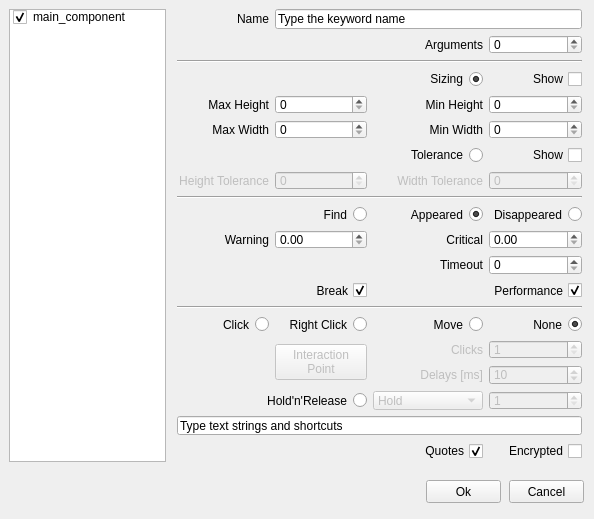
<?xml version="1.0" encoding="UTF-8"?>
<ui version="4.0">
 <class>Form</class>
 <widget class="QWidget" name="Form">
  <property name="geometry">
   <rect>
    <x>0</x>
    <y>0</y>
    <width>594</width>
    <height>519</height>
   </rect>
  </property>
  <property name="windowTitle">
   <string>Alyvix - Rect Finder</string>
  </property>
  <widget class="QPushButton" name="pushButtonCancel">
   <property name="geometry">
    <rect>
     <x>509</x>
     <y>480</y>
     <width>75</width>
     <height>23</height>
    </rect>
   </property>
   <property name="text">
    <string>Cancel</string>
   </property>
  </widget>
  <widget class="QPushButton" name="pushButtonOk">
   <property name="geometry">
    <rect>
     <x>426</x>
     <y>480</y>
     <width>75</width>
     <height>23</height>
    </rect>
   </property>
   <property name="text">
    <string>Ok</string>
   </property>
  </widget>
  <widget class="QListWidget" name="listWidgetBlocks">
   <property name="geometry">
    <rect>
     <x>507</x>
     <y>1331</y>
     <width>81</width>
     <height>321</height>
    </rect>
   </property>
  </widget>
  <widget class="QPushButton" name="pushButtonRemoveBlock">
   <property name="geometry">
    <rect>
     <x>403</x>
     <y>1660</y>
     <width>91</width>
     <height>23</height>
    </rect>
   </property>
   <property name="text">
    <string>Remove Block</string>
   </property>
  </widget>
  <widget class="QSpinBox" name="spinBoxLine">
   <property name="geometry">
    <rect>
     <x>193</x>
     <y>1660</y>
     <width>121</width>
     <height>22</height>
    </rect>
   </property>
   <property name="minimum">
    <number>1</number>
   </property>
   <property name="maximum">
    <number>99999</number>
   </property>
  </widget>
  <widget class="QPushButton" name="pushButtonAddBlock">
   <property name="geometry">
    <rect>
     <x>323</x>
     <y>1660</y>
     <width>71</width>
     <height>23</height>
    </rect>
   </property>
   <property name="text">
    <string>Add Block</string>
   </property>
  </widget>
  <widget class="QLabel" name="label_line">
   <property name="geometry">
    <rect>
     <x>123</x>
     <y>1660</y>
     <width>61</width>
     <height>21</height>
    </rect>
   </property>
   <property name="text">
    <string>Begin Line</string>
   </property>
   <property name="alignment">
    <set>Qt::AlignRight|Qt::AlignTrailing|Qt::AlignVCenter</set>
   </property>
  </widget>
  <widget class="QTextEdit" name="textEditCustomLines">
   <property name="geometry">
    <rect>
     <x>21</x>
     <y>1331</y>
     <width>476</width>
     <height>321</height>
    </rect>
   </property>
   <property name="tabStopWidth">
    <number>80</number>
   </property>
   <property name="acceptRichText">
    <bool>false</bool>
   </property>
  </widget>
  <widget class="QWidget" name="widget" native="true">
   <property name="geometry">
    <rect>
     <x>173</x>
     <y>9</y>
     <width>413</width>
     <height>463</height>
    </rect>
   </property>
   <widget class="QWidget" name="gridLayoutWidget">
    <property name="geometry">
     <rect>
      <x>4</x>
      <y>0</y>
      <width>405</width>
      <height>453</height>
     </rect>
    </property>
    <layout class="QGridLayout" name="gridLayout">
     <item row="13" column="2" colspan="2">
      <widget class="QCheckBox" name="checkBoxEnablePerformance">
       <property name="layoutDirection">
        <enum>Qt::RightToLeft</enum>
       </property>
       <property name="text">
        <string>Performance</string>
       </property>
       <property name="checked">
        <bool>true</bool>
       </property>
      </widget>
     </item>
     <item row="18" column="2">
      <widget class="QComboBox" name="holdreleaseComboBox">
       <property name="enabled">
        <bool>false</bool>
       </property>
       <item>
        <property name="text">
         <string>Hold</string>
        </property>
       </item>
       <item>
        <property name="text">
         <string>Release</string>
        </property>
       </item>
       <item>
        <property name="text">
         <string>Release Up</string>
        </property>
       </item>
       <item>
        <property name="text">
         <string>Release Down</string>
        </property>
       </item>
       <item>
        <property name="text">
         <string>Release Left</string>
        </property>
       </item>
       <item>
        <property name="text">
         <string>Release Right</string>
        </property>
       </item>
      </widget>
     </item>
     <item row="10" column="1">
      <widget class="QRadioButton" name="find_radio">
       <property name="layoutDirection">
        <enum>Qt::RightToLeft</enum>
       </property>
       <property name="text">
        <string>Find</string>
       </property>
       <attribute name="buttonGroup">
        <string notr="true">buttonGroup_3</string>
       </attribute>
      </widget>
     </item>
     <item row="11" column="1">
      <widget class="QDoubleSpinBox" name="doubleSpinBoxWarning">
       <property name="maximum">
        <double>9999.989999999999782</double>
       </property>
       <property name="singleStep">
        <double>0.050000000000000</double>
       </property>
      </widget>
     </item>
     <item row="12" column="3">
      <widget class="QSpinBox" name="timeout_spinbox">
       <property name="maximum">
        <number>999999</number>
       </property>
      </widget>
     </item>
     <item row="12" column="2">
      <widget class="QLabel" name="timeout_label">
       <property name="text">
        <string>Timeout</string>
       </property>
       <property name="alignment">
        <set>Qt::AlignRight|Qt::AlignTrailing|Qt::AlignVCenter</set>
       </property>
      </widget>
     </item>
     <item row="11" column="0">
      <widget class="QLabel" name="labelWarning">
       <property name="text">
        <string>Warning</string>
       </property>
       <property name="alignment">
        <set>Qt::AlignRight|Qt::AlignTrailing|Qt::AlignVCenter</set>
       </property>
      </widget>
     </item>
     <item row="10" column="3">
      <widget class="QRadioButton" name="wait_disapp_radio">
       <property name="layoutDirection">
        <enum>Qt::RightToLeft</enum>
       </property>
       <property name="text">
        <string>Disappeared</string>
       </property>
       <property name="checked">
        <bool>false</bool>
       </property>
       <attribute name="buttonGroup">
        <string notr="true">buttonGroup_3</string>
       </attribute>
      </widget>
     </item>
     <item row="10" column="2">
      <widget class="QRadioButton" name="wait_radio">
       <property name="layoutDirection">
        <enum>Qt::RightToLeft</enum>
       </property>
       <property name="text">
        <string>Appeared</string>
       </property>
       <property name="checked">
        <bool>true</bool>
       </property>
       <attribute name="buttonGroup">
        <string notr="true">buttonGroup_3</string>
       </attribute>
      </widget>
     </item>
     <item row="11" column="3">
      <widget class="QDoubleSpinBox" name="doubleSpinBoxCritical">
       <property name="maximum">
        <double>9999.989999999999782</double>
       </property>
       <property name="singleStep">
        <double>0.050000000000000</double>
       </property>
      </widget>
     </item>
     <item row="11" column="2">
      <widget class="QLabel" name="labelCritical">
       <property name="text">
        <string>Critical</string>
       </property>
       <property name="alignment">
        <set>Qt::AlignRight|Qt::AlignTrailing|Qt::AlignVCenter</set>
       </property>
      </widget>
     </item>
     <item row="13" column="0" colspan="2">
      <widget class="QCheckBox" name="timeout_exception">
       <property name="layoutDirection">
        <enum>Qt::RightToLeft</enum>
       </property>
       <property name="text">
        <string>Break</string>
       </property>
       <property name="checked">
        <bool>true</bool>
       </property>
      </widget>
     </item>
     <item row="17" column="3">
      <widget class="QSpinBox" name="clickdelay_spinbox">
       <property name="enabled">
        <bool>false</bool>
       </property>
       <property name="minimum">
        <number>1</number>
       </property>
       <property name="maximum">
        <number>60000</number>
       </property>
       <property name="value">
        <number>10</number>
       </property>
      </widget>
     </item>
     <item row="8" column="3">
      <widget class="QSpinBox" name="width_tolerance_spinbox">
       <property name="enabled">
        <bool>false</bool>
       </property>
       <property name="maximum">
        <number>999</number>
       </property>
      </widget>
     </item>
     <item row="15" column="0">
      <widget class="QRadioButton" name="clickRadio">
       <property name="layoutDirection">
        <enum>Qt::RightToLeft</enum>
       </property>
       <property name="text">
        <string>Click</string>
       </property>
       <property name="checked">
        <bool>false</bool>
       </property>
       <attribute name="buttonGroup">
        <string notr="true">buttonGroup_2</string>
       </attribute>
      </widget>
     </item>
     <item row="20" column="0" colspan="4">
      <widget class="QLineEdit" name="inserttext">
       <property name="text">
        <string>Type text strings and shortcuts</string>
       </property>
      </widget>
     </item>
     <item row="8" column="1">
      <widget class="QSpinBox" name="height_tolerance_spinbox">
       <property name="enabled">
        <bool>false</bool>
       </property>
       <property name="maximum">
        <number>999</number>
       </property>
      </widget>
     </item>
     <item row="3" column="0" colspan="4">
      <widget class="Line" name="line_3">
       <property name="orientation">
        <enum>Qt::Horizontal</enum>
       </property>
      </widget>
     </item>
     <item row="1" column="3">
      <widget class="QSpinBox" name="spinBoxArgs"/>
     </item>
     <item row="1" column="2">
      <widget class="QLabel" name="labelArgs">
       <property name="text">
        <string>Arguments</string>
       </property>
       <property name="alignment">
        <set>Qt::AlignRight|Qt::AlignTrailing|Qt::AlignVCenter</set>
       </property>
      </widget>
     </item>
     <item row="14" column="0" colspan="4">
      <widget class="Line" name="line_10">
       <property name="orientation">
        <enum>Qt::Horizontal</enum>
       </property>
      </widget>
     </item>
     <item row="8" column="0">
      <widget class="QLabel" name="height_tolerance_label">
       <property name="enabled">
        <bool>false</bool>
       </property>
       <property name="text">
        <string>Height Tolerance</string>
       </property>
       <property name="alignment">
        <set>Qt::AlignRight|Qt::AlignTrailing|Qt::AlignVCenter</set>
       </property>
      </widget>
     </item>
     <item row="9" column="0" colspan="4">
      <widget class="Line" name="line_8">
       <property name="orientation">
        <enum>Qt::Horizontal</enum>
       </property>
      </widget>
     </item>
     <item row="21" column="2">
      <widget class="QCheckBox" name="add_quotes">
       <property name="layoutDirection">
        <enum>Qt::RightToLeft</enum>
       </property>
       <property name="text">
        <string>Quotes</string>
       </property>
       <property name="checked">
        <bool>true</bool>
       </property>
      </widget>
     </item>
     <item row="18" column="3">
      <widget class="QSpinBox" name="holdreleaseSpinBox">
       <property name="enabled">
        <bool>false</bool>
       </property>
       <property name="minimum">
        <number>1</number>
       </property>
       <property name="maximum">
        <number>9999</number>
       </property>
      </widget>
     </item>
     <item row="18" column="0" colspan="2">
      <widget class="QRadioButton" name="holdreleaseRadio">
       <property name="layoutDirection">
        <enum>Qt::RightToLeft</enum>
       </property>
       <property name="text">
        <string>Hold'n'Release</string>
       </property>
       <attribute name="buttonGroup">
        <string notr="true">buttonGroup_2</string>
       </attribute>
      </widget>
     </item>
     <item row="16" column="3">
      <widget class="QSpinBox" name="clicknumber_spinbox">
       <property name="enabled">
        <bool>false</bool>
       </property>
       <property name="minimum">
        <number>1</number>
       </property>
      </widget>
     </item>
     <item row="15" column="3">
      <widget class="QRadioButton" name="dontclickRadio">
       <property name="layoutDirection">
        <enum>Qt::RightToLeft</enum>
       </property>
       <property name="text">
        <string>None</string>
       </property>
       <property name="checked">
        <bool>true</bool>
       </property>
       <attribute name="buttonGroup">
        <string notr="true">buttonGroup_2</string>
       </attribute>
      </widget>
     </item>
     <item row="21" column="3">
      <widget class="QCheckBox" name="text_encrypted">
       <property name="layoutDirection">
        <enum>Qt::RightToLeft</enum>
       </property>
       <property name="text">
        <string>Encrypted</string>
       </property>
       <property name="checked">
        <bool>false</bool>
       </property>
      </widget>
     </item>
     <item row="15" column="2">
      <widget class="QRadioButton" name="movemouseRadio">
       <property name="layoutDirection">
        <enum>Qt::RightToLeft</enum>
       </property>
       <property name="text">
        <string>Move</string>
       </property>
       <property name="checked">
        <bool>false</bool>
       </property>
       <attribute name="buttonGroup">
        <string notr="true">buttonGroup_2</string>
       </attribute>
      </widget>
     </item>
     <item row="16" column="2">
      <widget class="QLabel" name="labelClickNumber">
       <property name="enabled">
        <bool>false</bool>
       </property>
       <property name="text">
        <string>Clicks</string>
       </property>
       <property name="alignment">
        <set>Qt::AlignRight|Qt::AlignTrailing|Qt::AlignVCenter</set>
       </property>
      </widget>
     </item>
     <item row="15" column="1">
      <widget class="QRadioButton" name="rightclickRadio">
       <property name="layoutDirection">
        <enum>Qt::RightToLeft</enum>
       </property>
       <property name="text">
        <string>Right Click</string>
       </property>
       <attribute name="buttonGroup">
        <string notr="true">buttonGroup_2</string>
       </attribute>
      </widget>
     </item>
     <item row="4" column="3">
      <widget class="QCheckBox" name="show_min_max">
       <property name="layoutDirection">
        <enum>Qt::RightToLeft</enum>
       </property>
       <property name="text">
        <string>Show</string>
       </property>
      </widget>
     </item>
     <item row="16" column="1" rowspan="2">
      <widget class="QPushButton" name="pushButtonXYoffset">
       <property name="enabled">
        <bool>false</bool>
       </property>
       <property name="text">
        <string>Interaction
Point</string>
       </property>
      </widget>
     </item>
     <item row="17" column="2">
      <widget class="QLabel" name="labelClickDelay">
       <property name="enabled">
        <bool>false</bool>
       </property>
       <property name="text">
        <string>Delays [ms]</string>
       </property>
       <property name="alignment">
        <set>Qt::AlignRight|Qt::AlignTrailing|Qt::AlignVCenter</set>
       </property>
      </widget>
     </item>
     <item row="8" column="2">
      <widget class="QLabel" name="width_tolerance_label">
       <property name="enabled">
        <bool>false</bool>
       </property>
       <property name="text">
        <string>Width Tolerance</string>
       </property>
       <property name="alignment">
        <set>Qt::AlignRight|Qt::AlignTrailing|Qt::AlignVCenter</set>
       </property>
      </widget>
     </item>
     <item row="6" column="0">
      <widget class="QLabel" name="max_width_label">
       <property name="text">
        <string>Max Width</string>
       </property>
       <property name="alignment">
        <set>Qt::AlignRight|Qt::AlignTrailing|Qt::AlignVCenter</set>
       </property>
      </widget>
     </item>
     <item row="5" column="1">
      <widget class="QSpinBox" name="max_height_spinbox">
       <property name="maximum">
        <number>9999</number>
       </property>
      </widget>
     </item>
     <item row="5" column="0">
      <widget class="QLabel" name="max_height_label">
       <property name="text">
        <string>Max Height</string>
       </property>
       <property name="alignment">
        <set>Qt::AlignRight|Qt::AlignTrailing|Qt::AlignVCenter</set>
       </property>
      </widget>
     </item>
     <item row="6" column="1">
      <widget class="QSpinBox" name="max_width_spinbox">
       <property name="maximum">
        <number>9999</number>
       </property>
      </widget>
     </item>
     <item row="4" column="2">
      <widget class="QRadioButton" name="use_min_max">
       <property name="layoutDirection">
        <enum>Qt::RightToLeft</enum>
       </property>
       <property name="text">
        <string>Sizing</string>
       </property>
       <property name="checked">
        <bool>true</bool>
       </property>
       <attribute name="buttonGroup">
        <string notr="true">buttonGroup</string>
       </attribute>
      </widget>
     </item>
     <item row="5" column="2">
      <widget class="QLabel" name="min_height_label">
       <property name="text">
        <string>Min Height</string>
       </property>
       <property name="alignment">
        <set>Qt::AlignRight|Qt::AlignTrailing|Qt::AlignVCenter</set>
       </property>
      </widget>
     </item>
     <item row="5" column="3">
      <widget class="QSpinBox" name="min_height_spinbox">
       <property name="maximum">
        <number>9999</number>
       </property>
      </widget>
     </item>
     <item row="6" column="3">
      <widget class="QSpinBox" name="min_width_spinbox">
       <property name="maximum">
        <number>9999</number>
       </property>
      </widget>
     </item>
     <item row="6" column="2">
      <widget class="QLabel" name="min_width_label">
       <property name="text">
        <string>Min Width</string>
       </property>
       <property name="alignment">
        <set>Qt::AlignRight|Qt::AlignTrailing|Qt::AlignVCenter</set>
       </property>
      </widget>
     </item>
     <item row="7" column="2">
      <widget class="QRadioButton" name="use_tolerance">
       <property name="layoutDirection">
        <enum>Qt::RightToLeft</enum>
       </property>
       <property name="text">
        <string>Tolerance</string>
       </property>
       <attribute name="buttonGroup">
        <string notr="true">buttonGroup</string>
       </attribute>
      </widget>
     </item>
     <item row="7" column="3">
      <widget class="QCheckBox" name="show_tolerance">
       <property name="layoutDirection">
        <enum>Qt::RightToLeft</enum>
       </property>
       <property name="text">
        <string>Show</string>
       </property>
      </widget>
     </item>
     <item row="0" column="1" colspan="3">
      <widget class="QLineEdit" name="namelineedit">
       <property name="text">
        <string>Type the keyword name</string>
       </property>
      </widget>
     </item>
     <item row="0" column="0">
      <widget class="QLabel" name="labelName">
       <property name="layoutDirection">
        <enum>Qt::LeftToRight</enum>
       </property>
       <property name="text">
        <string>Name</string>
       </property>
       <property name="alignment">
        <set>Qt::AlignRight|Qt::AlignTrailing|Qt::AlignVCenter</set>
       </property>
      </widget>
     </item>
    </layout>
   </widget>
  </widget>
  <widget class="QListWidget" name="listWidget">
   <property name="geometry">
    <rect>
     <x>9</x>
     <y>9</y>
     <width>157</width>
     <height>453</height>
    </rect>
   </property>
   <property name="selectionMode">
    <enum>QAbstractItemView::SingleSelection</enum>
   </property>
   <item>
    <property name="text">
     <string>main_component</string>
    </property>
    <property name="checkState">
     <enum>Checked</enum>
    </property>
   </item>
  </widget>
  <widget class="QWidget" name="widget_2" native="true">
   <property name="geometry">
    <rect>
     <x>181</x>
     <y>578</y>
     <width>414</width>
     <height>366</height>
    </rect>
   </property>
   <widget class="QWidget" name="gridLayoutWidget_2">
    <property name="geometry">
     <rect>
      <x>4</x>
      <y>0</y>
      <width>408</width>
      <height>356</height>
     </rect>
    </property>
    <layout class="QGridLayout" name="gridLayout_2">
     <item row="5" column="2">
      <widget class="QLabel" name="width_tolerance_label_2">
       <property name="enabled">
        <bool>false</bool>
       </property>
       <property name="text">
        <string>Width Tolerance</string>
       </property>
       <property name="alignment">
        <set>Qt::AlignRight|Qt::AlignTrailing|Qt::AlignVCenter</set>
       </property>
      </widget>
     </item>
     <item row="10" column="0" colspan="2">
      <widget class="QRadioButton" name="holdreleaseRadio_2">
       <property name="layoutDirection">
        <enum>Qt::RightToLeft</enum>
       </property>
       <property name="text">
        <string>Hold'n'Release</string>
       </property>
       <attribute name="buttonGroup">
        <string notr="true">buttonGroup_5</string>
       </attribute>
      </widget>
     </item>
     <item row="6" column="0" colspan="4">
      <widget class="Line" name="line_6">
       <property name="orientation">
        <enum>Qt::Horizontal</enum>
       </property>
      </widget>
     </item>
     <item row="11" column="0" colspan="4">
      <widget class="QLineEdit" name="inserttext_2">
       <property name="text">
        <string>Type text strings and shortcuts</string>
       </property>
      </widget>
     </item>
     <item row="0" column="0" colspan="4">
      <widget class="Line" name="line_7">
       <property name="orientation">
        <enum>Qt::Horizontal</enum>
       </property>
      </widget>
     </item>
     <item row="9" column="3">
      <widget class="QSpinBox" name="clickdelay_spinbox_2">
       <property name="enabled">
        <bool>false</bool>
       </property>
       <property name="minimum">
        <number>1</number>
       </property>
       <property name="maximum">
        <number>60000</number>
       </property>
       <property name="value">
        <number>10</number>
       </property>
      </widget>
     </item>
     <item row="10" column="2">
      <widget class="QComboBox" name="holdreleaseComboBox_2">
       <property name="enabled">
        <bool>false</bool>
       </property>
       <item>
        <property name="text">
         <string>Hold</string>
        </property>
       </item>
       <item>
        <property name="text">
         <string>Release</string>
        </property>
       </item>
       <item>
        <property name="text">
         <string>Release Up</string>
        </property>
       </item>
       <item>
        <property name="text">
         <string>Release Down</string>
        </property>
       </item>
       <item>
        <property name="text">
         <string>Release Left</string>
        </property>
       </item>
       <item>
        <property name="text">
         <string>Release Right</string>
        </property>
       </item>
      </widget>
     </item>
     <item row="1" column="3">
      <widget class="QCheckBox" name="show_min_max_2">
       <property name="layoutDirection">
        <enum>Qt::RightToLeft</enum>
       </property>
       <property name="text">
        <string>Show</string>
       </property>
      </widget>
     </item>
     <item row="10" column="3">
      <widget class="QSpinBox" name="holdreleaseSpinBox_2">
       <property name="enabled">
        <bool>false</bool>
       </property>
       <property name="minimum">
        <number>1</number>
       </property>
       <property name="maximum">
        <number>9999</number>
       </property>
      </widget>
     </item>
     <item row="5" column="1">
      <widget class="QSpinBox" name="height_tolerance_spinbox_2">
       <property name="enabled">
        <bool>false</bool>
       </property>
       <property name="maximum">
        <number>999</number>
       </property>
      </widget>
     </item>
     <item row="2" column="1">
      <widget class="QSpinBox" name="max_height_spinbox_2">
       <property name="maximum">
        <number>9999</number>
       </property>
      </widget>
     </item>
     <item row="5" column="0">
      <widget class="QLabel" name="height_tolerance_label_2">
       <property name="enabled">
        <bool>false</bool>
       </property>
       <property name="text">
        <string>Height Tolerance</string>
       </property>
       <property name="alignment">
        <set>Qt::AlignRight|Qt::AlignTrailing|Qt::AlignVCenter</set>
       </property>
      </widget>
     </item>
     <item row="12" column="3">
      <widget class="QCheckBox" name="text_encrypted_2">
       <property name="layoutDirection">
        <enum>Qt::RightToLeft</enum>
       </property>
       <property name="text">
        <string>Encrypted</string>
       </property>
       <property name="checked">
        <bool>false</bool>
       </property>
      </widget>
     </item>
     <item row="7" column="3">
      <widget class="QRadioButton" name="dontclickRadio_2">
       <property name="layoutDirection">
        <enum>Qt::RightToLeft</enum>
       </property>
       <property name="text">
        <string>None</string>
       </property>
       <property name="checked">
        <bool>true</bool>
       </property>
       <attribute name="buttonGroup">
        <string notr="true">buttonGroup_5</string>
       </attribute>
      </widget>
     </item>
     <item row="3" column="2">
      <widget class="QLabel" name="min_width_label_2">
       <property name="text">
        <string>Min Width</string>
       </property>
       <property name="alignment">
        <set>Qt::AlignRight|Qt::AlignTrailing|Qt::AlignVCenter</set>
       </property>
      </widget>
     </item>
     <item row="3" column="1">
      <widget class="QSpinBox" name="max_width_spinbox_2">
       <property name="maximum">
        <number>9999</number>
       </property>
      </widget>
     </item>
     <item row="7" column="0">
      <widget class="QRadioButton" name="clickRadio_2">
       <property name="layoutDirection">
        <enum>Qt::RightToLeft</enum>
       </property>
       <property name="text">
        <string>Click</string>
       </property>
       <property name="checked">
        <bool>false</bool>
       </property>
       <attribute name="buttonGroup">
        <string notr="true">buttonGroup_5</string>
       </attribute>
      </widget>
     </item>
     <item row="5" column="3">
      <widget class="QSpinBox" name="width_tolerance_spinbox_2">
       <property name="enabled">
        <bool>false</bool>
       </property>
       <property name="maximum">
        <number>999</number>
       </property>
      </widget>
     </item>
     <item row="12" column="2">
      <widget class="QCheckBox" name="add_quotes_2">
       <property name="layoutDirection">
        <enum>Qt::RightToLeft</enum>
       </property>
       <property name="text">
        <string>Quotes</string>
       </property>
       <property name="checked">
        <bool>true</bool>
       </property>
      </widget>
     </item>
     <item row="3" column="0">
      <widget class="QLabel" name="max_width_label_2">
       <property name="text">
        <string>Max Width</string>
       </property>
       <property name="alignment">
        <set>Qt::AlignRight|Qt::AlignTrailing|Qt::AlignVCenter</set>
       </property>
      </widget>
     </item>
     <item row="9" column="2">
      <widget class="QLabel" name="labelClickDelay_2">
       <property name="enabled">
        <bool>false</bool>
       </property>
       <property name="text">
        <string>Delays [ms]</string>
       </property>
       <property name="alignment">
        <set>Qt::AlignRight|Qt::AlignTrailing|Qt::AlignVCenter</set>
       </property>
      </widget>
     </item>
     <item row="8" column="2">
      <widget class="QLabel" name="labelClickNumber_2">
       <property name="enabled">
        <bool>false</bool>
       </property>
       <property name="text">
        <string>Clicks</string>
       </property>
       <property name="alignment">
        <set>Qt::AlignRight|Qt::AlignTrailing|Qt::AlignVCenter</set>
       </property>
      </widget>
     </item>
     <item row="2" column="0">
      <widget class="QLabel" name="max_height_label_2">
       <property name="text">
        <string>Max Height</string>
       </property>
       <property name="alignment">
        <set>Qt::AlignRight|Qt::AlignTrailing|Qt::AlignVCenter</set>
       </property>
      </widget>
     </item>
     <item row="8" column="1" rowspan="2">
      <widget class="QPushButton" name="pushButtonXYoffset_2">
       <property name="enabled">
        <bool>false</bool>
       </property>
       <property name="text">
        <string>Interaction
Point</string>
       </property>
      </widget>
     </item>
     <item row="1" column="2">
      <widget class="QRadioButton" name="use_min_max_2">
       <property name="layoutDirection">
        <enum>Qt::RightToLeft</enum>
       </property>
       <property name="text">
        <string>Sizing</string>
       </property>
       <property name="checked">
        <bool>true</bool>
       </property>
       <attribute name="buttonGroup">
        <string notr="true">buttonGroup_4</string>
       </attribute>
      </widget>
     </item>
     <item row="4" column="3">
      <widget class="QCheckBox" name="show_tolerance_2">
       <property name="layoutDirection">
        <enum>Qt::RightToLeft</enum>
       </property>
       <property name="text">
        <string>Show</string>
       </property>
      </widget>
     </item>
     <item row="3" column="3">
      <widget class="QSpinBox" name="min_width_spinbox_2">
       <property name="maximum">
        <number>9999</number>
       </property>
      </widget>
     </item>
     <item row="7" column="1">
      <widget class="QRadioButton" name="rightclickRadio_2">
       <property name="layoutDirection">
        <enum>Qt::RightToLeft</enum>
       </property>
       <property name="text">
        <string>Right Click</string>
       </property>
       <attribute name="buttonGroup">
        <string notr="true">buttonGroup_5</string>
       </attribute>
      </widget>
     </item>
     <item row="4" column="2">
      <widget class="QRadioButton" name="use_tolerance_2">
       <property name="layoutDirection">
        <enum>Qt::RightToLeft</enum>
       </property>
       <property name="text">
        <string>Tolerance</string>
       </property>
       <attribute name="buttonGroup">
        <string notr="true">buttonGroup_4</string>
       </attribute>
      </widget>
     </item>
     <item row="7" column="2">
      <widget class="QRadioButton" name="movemouseRadio_2">
       <property name="layoutDirection">
        <enum>Qt::RightToLeft</enum>
       </property>
       <property name="text">
        <string>Move</string>
       </property>
       <property name="checked">
        <bool>false</bool>
       </property>
       <attribute name="buttonGroup">
        <string notr="true">buttonGroup_5</string>
       </attribute>
      </widget>
     </item>
     <item row="2" column="2">
      <widget class="QLabel" name="min_height_label_2">
       <property name="text">
        <string>Min Height</string>
       </property>
       <property name="alignment">
        <set>Qt::AlignRight|Qt::AlignTrailing|Qt::AlignVCenter</set>
       </property>
      </widget>
     </item>
     <item row="8" column="3">
      <widget class="QSpinBox" name="clicknumber_spinbox_2">
       <property name="enabled">
        <bool>false</bool>
       </property>
       <property name="minimum">
        <number>1</number>
       </property>
      </widget>
     </item>
     <item row="2" column="3">
      <widget class="QSpinBox" name="min_height_spinbox_2">
       <property name="maximum">
        <number>9999</number>
       </property>
      </widget>
     </item>
    </layout>
   </widget>
  </widget>
  <widget class="QLabel" name="roi_x_label">
   <property name="geometry">
    <rect>
     <x>103</x>
     <y>1257</y>
     <width>94</width>
     <height>20</height>
    </rect>
   </property>
   <property name="text">
    <string>Roi X</string>
   </property>
   <property name="alignment">
    <set>Qt::AlignRight|Qt::AlignTrailing|Qt::AlignVCenter</set>
   </property>
  </widget>
  <widget class="QLabel" name="roi_y_label">
   <property name="geometry">
    <rect>
     <x>303</x>
     <y>1257</y>
     <width>94</width>
     <height>20</height>
    </rect>
   </property>
   <property name="text">
    <string>Roi Y</string>
   </property>
   <property name="alignment">
    <set>Qt::AlignRight|Qt::AlignTrailing|Qt::AlignVCenter</set>
   </property>
  </widget>
  <widget class="QSpinBox" name="roi_y_spinbox">
   <property name="geometry">
    <rect>
     <x>403</x>
     <y>1257</y>
     <width>106</width>
     <height>20</height>
    </rect>
   </property>
   <property name="minimum">
    <number>-9999</number>
   </property>
   <property name="maximum">
    <number>9999</number>
   </property>
  </widget>
  <widget class="Line" name="line_9">
   <property name="geometry">
    <rect>
     <x>103</x>
     <y>1313</y>
     <width>406</width>
     <height>3</height>
    </rect>
   </property>
   <property name="orientation">
    <enum>Qt::Horizontal</enum>
   </property>
  </widget>
  <widget class="QSpinBox" name="roi_width_spinbox">
   <property name="geometry">
    <rect>
     <x>203</x>
     <y>1285</y>
     <width>94</width>
     <height>20</height>
    </rect>
   </property>
   <property name="maximum">
    <number>9999</number>
   </property>
  </widget>
  <widget class="QLabel" name="roi_height_label">
   <property name="geometry">
    <rect>
     <x>303</x>
     <y>1285</y>
     <width>94</width>
     <height>20</height>
    </rect>
   </property>
   <property name="text">
    <string>Roi Height</string>
   </property>
   <property name="alignment">
    <set>Qt::AlignRight|Qt::AlignTrailing|Qt::AlignVCenter</set>
   </property>
  </widget>
  <widget class="QSpinBox" name="roi_height_spinbox">
   <property name="geometry">
    <rect>
     <x>403</x>
     <y>1285</y>
     <width>106</width>
     <height>20</height>
    </rect>
   </property>
   <property name="maximum">
    <number>9999</number>
   </property>
  </widget>
  <widget class="QLabel" name="roi_width_label">
   <property name="geometry">
    <rect>
     <x>103</x>
     <y>1285</y>
     <width>94</width>
     <height>20</height>
    </rect>
   </property>
   <property name="text">
    <string>Roi Width</string>
   </property>
   <property name="alignment">
    <set>Qt::AlignRight|Qt::AlignTrailing|Qt::AlignVCenter</set>
   </property>
  </widget>
  <widget class="QSpinBox" name="roi_x_spinbox">
   <property name="geometry">
    <rect>
     <x>203</x>
     <y>1257</y>
     <width>94</width>
     <height>20</height>
    </rect>
   </property>
   <property name="minimum">
    <number>-9999</number>
   </property>
   <property name="maximum">
    <number>9999</number>
   </property>
  </widget>
 </widget>
 <resources/>
 <connections/>
 <buttongroups>
  <buttongroup name="buttonGroup_2"/>
  <buttongroup name="buttonGroup_3"/>
  <buttongroup name="buttonGroup_4"/>
  <buttongroup name="buttonGroup_5"/>
  <buttongroup name="buttonGroup"/>
 </buttongroups>
</ui>
